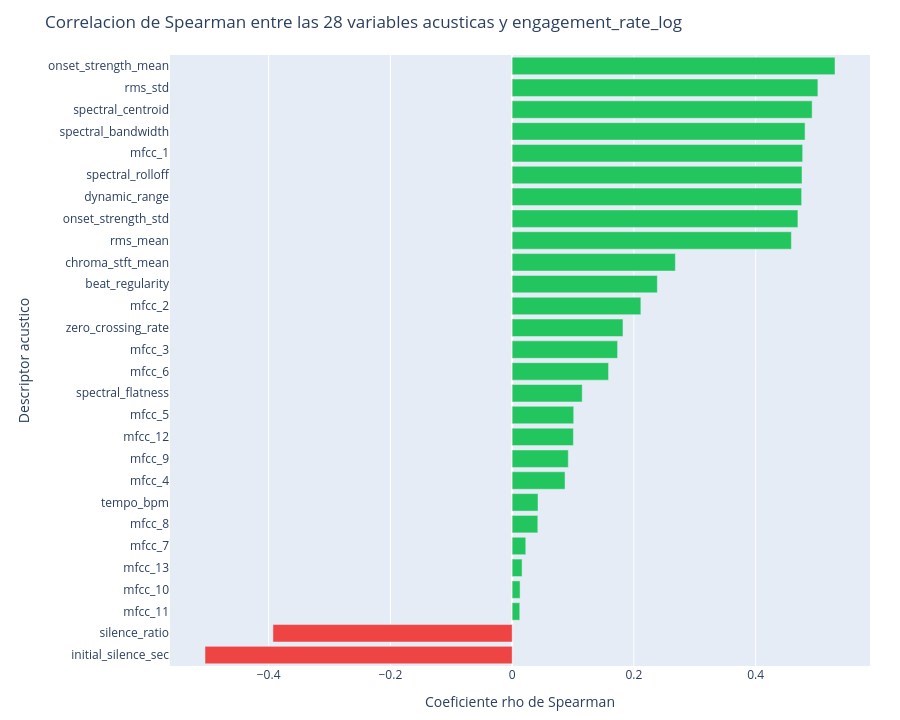

Notebook cell for this chart:
### Markdown cell above
### Justificacion Matematica de `ln(1 + x)` y Estabilizacion de Varianza
Los contrastes estadisticos verifican dos comportamientos complementarios segun el origen de los datos:
1. **Reduccion de asimetria y curtosis en redes sociales reales:** En `TikTok crudo (Kaggle)` ($n = 299$), `ln(1 + x)` reduce la asimetria positiva de `0.9547` a `0.8053`, comprime el exceso de curtosis de `0.4439` a `0.0680` (casi mesocurtica) y eleva el estadistico de Shapiro-Wilk $W$ de `0.9258` a `0.9414`. En `Instagram Reels` ($n = 88$), la asimetria desciende de `5.3932` a `4.4636`, la curtosis cae de `37.5223` a `27.8666` y $W$ sube de `0.5388` a `0.6257`. Esto demuestra matematicamente que el mapeo logaritmico contrae la cola derecha extrema y atenua la heterocedasticidad.
2. **Preservacion de normalidad en el respaldo tabular (`respaldo_tiktok_csv`, $n = 800$):** Dado que el respaldo sintetiza la tasa latente mediante una funcion sigmoide acotada, la distribucion original ya es simetrica (`skew = -0.0877`, $W = 0.9982$, $p = 0.5855$). Aplicar `ln(1 + x)` mantiene la cercania gaussiana (`skew = -0.1303`, `kurtosis = 0.0580`, $W = 0.9977$, $p = 0.3485$), garantizando compatibilidad de contrato tanto con el respaldo actual como con futuras matrices de audio real con cola pesada.

### Code cell
correlaciones = []
y_log = df_modelo_log[settings.COLUMNA_TARGET_LOG]
for col in settings.COLUMNAS_ACUSTICAS:
    rho, p_val = stats.spearmanr(df_modelo_log[col], y_log)
    correlaciones.append(
        {
            'variable': col,
            'spearman_rho': float(rho),
            'abs_rho': float(abs(rho)),
            'p_valor': float(p_val),
        }
    )

df_corr = pd.DataFrame(correlaciones).sort_values('abs_rho', ascending=False).reset_index(drop=True)
print('Ranking de correlacion de Spearman de las 28 variables acusticas con engagement_rate_log:')
print(df_corr[['variable', 'spearman_rho', 'p_valor']].to_string(index=False))

df_corr_plot = df_corr.sort_values('spearman_rho', ascending=True)
colores = ['#22c55e' if r >= 0 else '#ef4444' for r in df_corr_plot['spearman_rho']]
fig_corr = go.Figure(
    go.Bar(
        x=df_corr_plot['spearman_rho'],
        y=df_corr_plot['variable'],
        orientation='h',
        marker_color=colores,
        hovertemplate='%{y}: rho=%{x:+.4f}<extra></extra>',
    )
)
fig_corr.update_layout(
    title='Correlacion de Spearman entre las 28 variables acusticas y engagement_rate_log',
    xaxis_title='Coeficiente rho de Spearman',
    yaxis_title='Descriptor acustico',
    height=720,
    margin=dict(l=170, r=30, t=55, b=45),
)
fig_corr.show()

### Figure 1 — Plotly figure (JSON) as saved in the notebook; plotly's stock layout.template omitted (floating-point values rounded to 4 significant figures)
{"data": [{"hovertemplate": "%{y}: rho=%{x:+.4f}<extra></extra>", "marker": {"color": ["#ef4444", "#ef4444", "#22c55e", "#22c55e", "#22c55e", "#22c55e", "#22c55e", "#22c55e", "#22c55e", "#22c55e", "#22c55e", "#22c55e", "#22c55e", "#22c55e", "#22c55e", "#22c55e", "#22c55e", "#22c55e", "#22c55e", "#22c55e", "#22c55e", "#22c55e", "#22c55e", "#22c55e", "#22c55e", "#22c55e", "#22c55e", "#22c55e"]}, "orientation": "h", "x": [-0.5045, -0.3929, 0.01248, 0.013, 0.0163, 0.02235, 0.04213, 0.04247, 0.08685, 0.09219, 0.1006, 0.1011, 0.115, 0.1583, 0.1732, 0.182, 0.2114, 0.2385, 0.2681, 0.4586, 0.4693, 0.4754, 0.476, 0.4771, 0.4811, 0.4927, 0.5021, 0.5302], "y": ["initial_silence_sec", "silence_ratio", "mfcc_11", "mfcc_10", "mfcc_13", "mfcc_7", "mfcc_8", "tempo_bpm", "mfcc_4", "mfcc_9", "mfcc_12", "mfcc_5", "spectral_flatness", "mfcc_6", "mfcc_3", "zero_crossing_rate", "mfcc_2", "beat_regularity", "chroma_stft_mean", "rms_mean", "onset_strength_std", "dynamic_range", "spectral_rolloff", "mfcc_1", "spectral_bandwidth", "spectral_centroid", "rms_std", "onset_strength_mean"], "type": "bar"}], "layout": {"margin": {"l": 170, "r": 30, "t": 55, "b": 45}, "title": {"text": "Correlacion de Spearman entre las 28 variables acusticas y engagement_rate_log"}, "xaxis": {"title": {"text": "Coeficiente rho de Spearman"}}, "yaxis": {"title": {"text": "Descriptor acustico"}}, "height": 720}}
